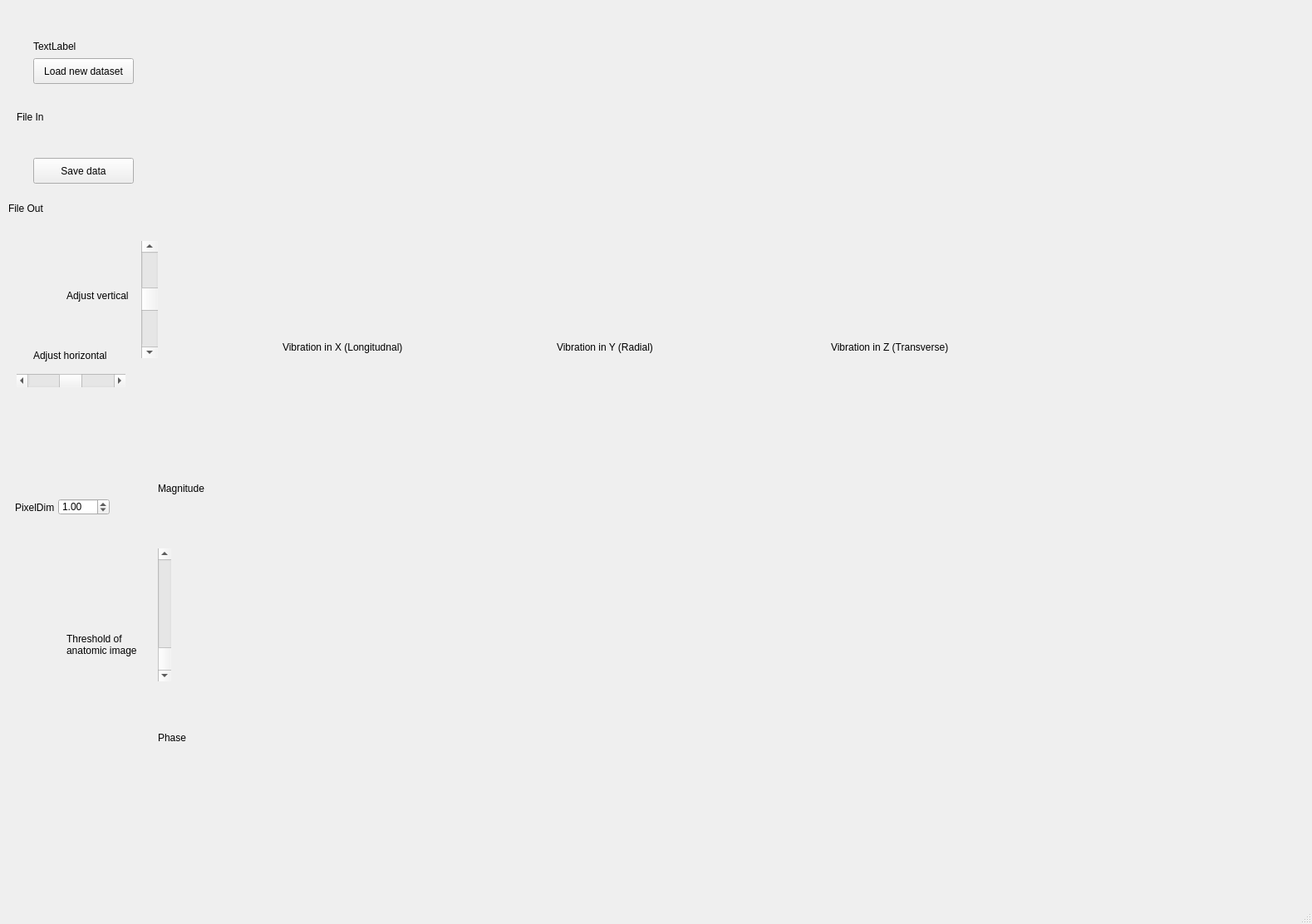
<?xml version="1.0" encoding="UTF-8"?>
<ui version="4.0">
 <class>MainWindow</class>
 <widget class="QMainWindow" name="MainWindow">
  <property name="geometry">
   <rect>
    <x>0</x>
    <y>0</y>
    <width>1579</width>
    <height>1112</height>
   </rect>
  </property>
  <property name="windowTitle">
   <string>MainWindow</string>
  </property>
  <widget class="QWidget" name="centralwidget">
   <widget class="ImageView" name="graphWidget" native="true">
    <property name="geometry">
     <rect>
      <x>760</x>
      <y>20</y>
      <width>350</width>
      <height>350</height>
     </rect>
    </property>
   </widget>
   <widget class="QPushButton" name="load_pushButton">
    <property name="geometry">
     <rect>
      <x>40</x>
      <y>70</y>
      <width>121</width>
      <height>31</height>
     </rect>
    </property>
    <property name="text">
     <string>Load new dataset</string>
    </property>
   </widget>
   <widget class="QDoubleSpinBox" name="PixelDim_doubleSpinBox">
    <property name="geometry">
     <rect>
      <x>70</x>
      <y>600</y>
      <width>62</width>
      <height>20</height>
     </rect>
    </property>
    <property name="singleStep">
     <double>0.100000000000000</double>
    </property>
    <property name="value">
     <double>1.000000000000000</double>
    </property>
   </widget>
   <widget class="ImageView" name="overlayImage" native="true">
    <property name="geometry">
     <rect>
      <x>260</x>
      <y>20</y>
      <width>350</width>
      <height>350</height>
     </rect>
    </property>
   </widget>
   <widget class="QLabel" name="label">
    <property name="geometry">
     <rect>
      <x>18</x>
      <y>600</y>
      <width>61</width>
      <height>21</height>
     </rect>
    </property>
    <property name="text">
     <string>PixelDim</string>
    </property>
   </widget>
   <widget class="QScrollBar" name="horizontalScrollBar">
    <property name="geometry">
     <rect>
      <x>20</x>
      <y>450</y>
      <width>131</width>
      <height>16</height>
     </rect>
    </property>
    <property name="maximum">
     <number>100</number>
    </property>
    <property name="pageStep">
     <number>1</number>
    </property>
    <property name="value">
     <number>49</number>
    </property>
    <property name="orientation">
     <enum>Qt::Horizontal</enum>
    </property>
   </widget>
   <widget class="QScrollBar" name="verticalScrollBar">
    <property name="geometry">
     <rect>
      <x>170</x>
      <y>290</y>
      <width>20</width>
      <height>141</height>
     </rect>
    </property>
    <property name="pageStep">
     <number>1</number>
    </property>
    <property name="value">
     <number>49</number>
    </property>
    <property name="orientation">
     <enum>Qt::Vertical</enum>
    </property>
   </widget>
   <widget class="QLabel" name="label_2">
    <property name="geometry">
     <rect>
      <x>40</x>
      <y>420</y>
      <width>91</width>
      <height>16</height>
     </rect>
    </property>
    <property name="text">
     <string>Adjust horizontal</string>
    </property>
   </widget>
   <widget class="QLabel" name="label_3">
    <property name="geometry">
     <rect>
      <x>80</x>
      <y>330</y>
      <width>81</width>
      <height>51</height>
     </rect>
    </property>
    <property name="text">
     <string>Adjust vertical</string>
    </property>
   </widget>
   <widget class="QLabel" name="file_label">
    <property name="geometry">
     <rect>
      <x>40</x>
      <y>40</y>
      <width>1031</width>
      <height>31</height>
     </rect>
    </property>
    <property name="text">
     <string>TextLabel</string>
    </property>
   </widget>
   <widget class="QPushButton" name="save_pushButton">
    <property name="geometry">
     <rect>
      <x>40</x>
      <y>190</y>
      <width>121</width>
      <height>31</height>
     </rect>
    </property>
    <property name="text">
     <string>Save data</string>
    </property>
   </widget>
   <widget class="ImageView" name="xVib" native="true">
    <property name="geometry">
     <rect>
      <x>260</x>
      <y>430</y>
      <width>321</width>
      <height>311</height>
     </rect>
    </property>
   </widget>
   <widget class="ImageView" name="yVib" native="true">
    <property name="geometry">
     <rect>
      <x>590</x>
      <y>430</y>
      <width>321</width>
      <height>311</height>
     </rect>
    </property>
   </widget>
   <widget class="ImageView" name="zVib" native="true">
    <property name="geometry">
     <rect>
      <x>920</x>
      <y>430</y>
      <width>321</width>
      <height>311</height>
     </rect>
    </property>
   </widget>
   <widget class="QScrollBar" name="thresholdScrollBar">
    <property name="geometry">
     <rect>
      <x>190</x>
      <y>660</y>
      <width>16</width>
      <height>160</height>
     </rect>
    </property>
    <property name="pageStep">
     <number>1</number>
    </property>
    <property name="value">
     <number>0</number>
    </property>
    <property name="orientation">
     <enum>Qt::Vertical</enum>
    </property>
    <property name="invertedAppearance">
     <bool>true</bool>
    </property>
   </widget>
   <widget class="QLabel" name="label_4">
    <property name="geometry">
     <rect>
      <x>80</x>
      <y>750</y>
      <width>101</width>
      <height>51</height>
     </rect>
    </property>
    <property name="text">
     <string>Threshold of anatomic image</string>
    </property>
    <property name="wordWrap">
     <bool>true</bool>
    </property>
   </widget>
   <widget class="ImageView" name="vibAll" native="true">
    <property name="geometry">
     <rect>
      <x>1250</x>
      <y>430</y>
      <width>321</width>
      <height>311</height>
     </rect>
    </property>
   </widget>
   <widget class="QLabel" name="label_fileIn">
    <property name="geometry">
     <rect>
      <x>20</x>
      <y>110</y>
      <width>221</width>
      <height>61</height>
     </rect>
    </property>
    <property name="text">
     <string>File In</string>
    </property>
   </widget>
   <widget class="QLabel" name="label_fileOut">
    <property name="geometry">
     <rect>
      <x>10</x>
      <y>220</y>
      <width>221</width>
      <height>61</height>
     </rect>
    </property>
    <property name="text">
     <string>File Out</string>
    </property>
   </widget>
   <widget class="ImageView" name="xVibP" native="true">
    <property name="geometry">
     <rect>
      <x>260</x>
      <y>750</y>
      <width>321</width>
      <height>311</height>
     </rect>
    </property>
   </widget>
   <widget class="ImageView" name="zVibP" native="true">
    <property name="geometry">
     <rect>
      <x>920</x>
      <y>750</y>
      <width>321</width>
      <height>311</height>
     </rect>
    </property>
   </widget>
   <widget class="ImageView" name="yVibP" native="true">
    <property name="geometry">
     <rect>
      <x>590</x>
      <y>750</y>
      <width>321</width>
      <height>311</height>
     </rect>
    </property>
   </widget>
   <widget class="QLabel" name="label_5">
    <property name="geometry">
     <rect>
      <x>340</x>
      <y>410</y>
      <width>161</width>
      <height>16</height>
     </rect>
    </property>
    <property name="text">
     <string>Vibration in X (Longitudnal)</string>
    </property>
   </widget>
   <widget class="QLabel" name="label_6">
    <property name="geometry">
     <rect>
      <x>670</x>
      <y>410</y>
      <width>161</width>
      <height>16</height>
     </rect>
    </property>
    <property name="text">
     <string>Vibration in Y (Radial)</string>
    </property>
   </widget>
   <widget class="QLabel" name="label_7">
    <property name="geometry">
     <rect>
      <x>1000</x>
      <y>410</y>
      <width>161</width>
      <height>16</height>
     </rect>
    </property>
    <property name="text">
     <string>Vibration in Z (Transverse)</string>
    </property>
   </widget>
   <widget class="QLabel" name="label_8">
    <property name="geometry">
     <rect>
      <x>190</x>
      <y>580</y>
      <width>71</width>
      <height>16</height>
     </rect>
    </property>
    <property name="text">
     <string>Magnitude</string>
    </property>
   </widget>
   <widget class="QLabel" name="label_9">
    <property name="geometry">
     <rect>
      <x>190</x>
      <y>880</y>
      <width>71</width>
      <height>16</height>
     </rect>
    </property>
    <property name="text">
     <string>Phase</string>
    </property>
   </widget>
  </widget>
  <widget class="QMenuBar" name="menubar">
   <property name="geometry">
    <rect>
     <x>0</x>
     <y>0</y>
     <width>1579</width>
     <height>22</height>
    </rect>
   </property>
  </widget>
  <widget class="QStatusBar" name="statusbar"/>
 </widget>
 <customwidgets>
  <customwidget>
   <class>ImageView</class>
   <extends>QWidget</extends>
   <header>pyqtgraph</header>
   <container>1</container>
  </customwidget>
 </customwidgets>
 <resources/>
 <connections/>
</ui>
